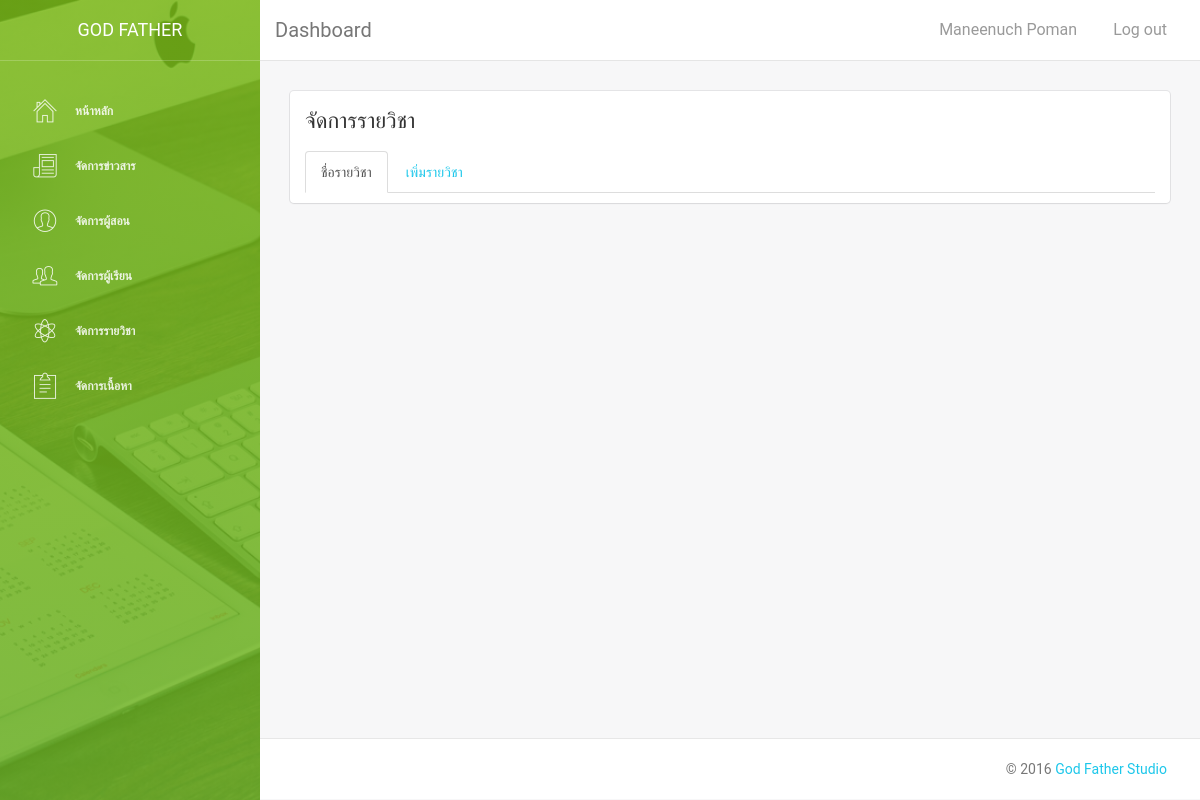
Page /admin/adsubject.php (signed in) on the earlier database version.
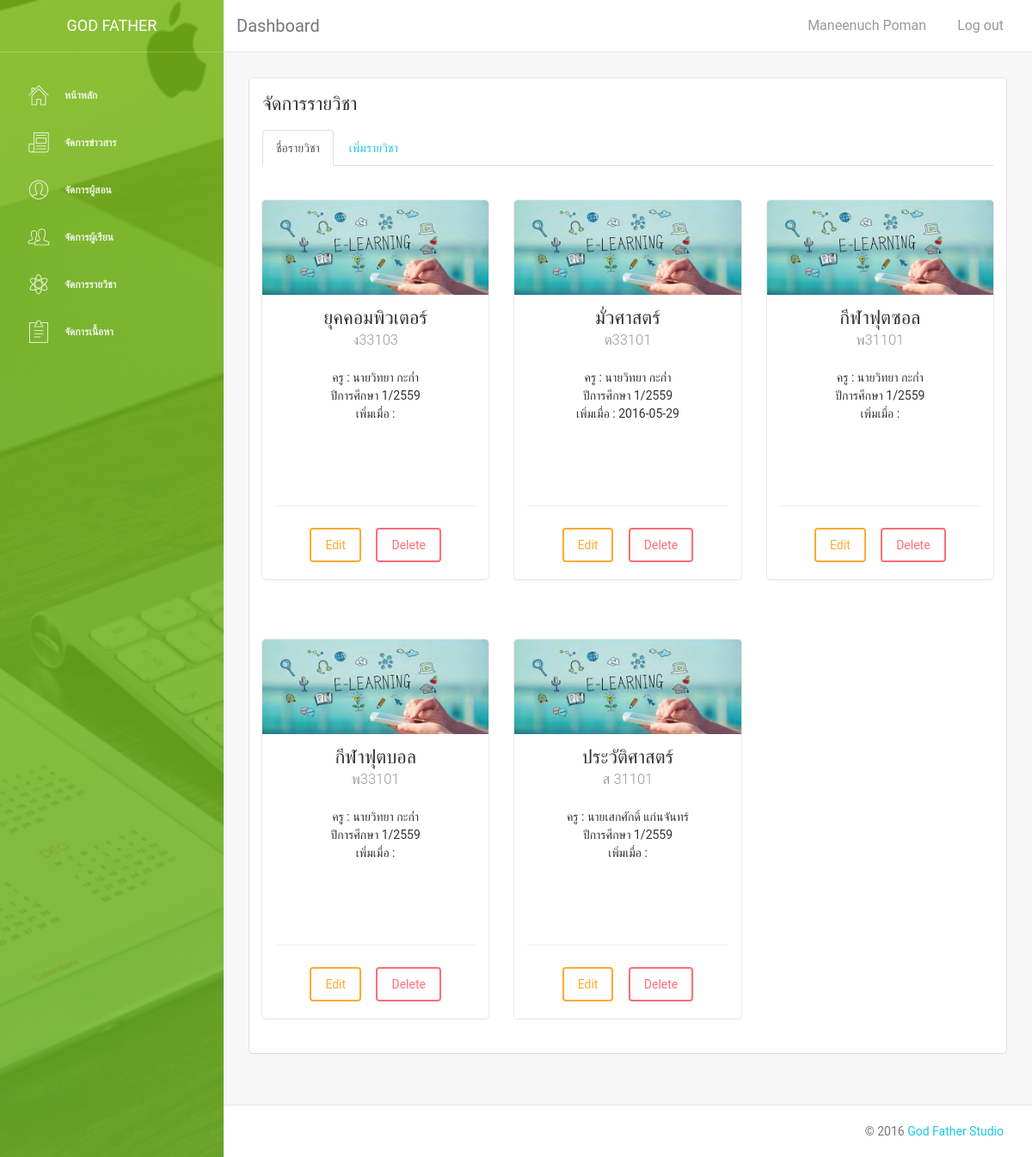
Same page on the later database version.
### tables this page shows
CREATE TABLE `subject` (
  `subid` varchar(8) NOT NULL,
  `subname` varchar(50) NOT NULL,
  `subdetail` text NOT NULL,
  `tname` varchar(50) NOT NULL,
  `subterm` varchar(10) NOT NULL,
  `subdate` varchar(15) NOT NULL
);

### admin/adsubject.php (the view, shortened to what this page needs)
<?php
include("connectdb.php");
?>
    <!doctype html>
    <html lang="en">
    <head>
        <?php
    include("include/head.php");
    ?>
    </head>
    <body>
        <div class="wrapper">
            <?php
    include("include/sidebar.php");
    ?>
                <div class="main-panel">
                    <?php
    include("include/nav.php");
    ?>
                        <div class="content">
                            <div class="container-fluid">
                                <div class="row">
                                    <div class="col-sm-12">
                                        <div class="card">
                                            <div class="header">
                                                <h4 class="title">จัดการรายวิชา</h4>
                                            </div>
                                            <div class="content">
                                                <ul class="nav nav-tabs">
                                                    <li class="active"><a data-toggle="tab" href="#subjectname">ชื่อรายวิชา</a></li>
                                                    <li><a data-toggle="tab" href="#subjectadd">เพิ่มรายวิชา</a></li>
                                                </ul>
                                                <div class="tab-content">
                                                    <div id="subjectname" class="tab-pane fade in active">
                                                        <div class="row">
                <?php
				$mysql = "select * from subject";
				$result = mysqli_query($link,$mysql);
				while($mydata = mysqli_fetch_array($result,MYSQLI_ASSOC))
				{
				?>
                                                                <div class="col-md-4">
                                                                    <br>
                                                                    <br>
                                                                    <div class="card card-user">
                                                                        <div class="image">
                                                                            <img src="assets/img/img%20(11).jpg" alt="">
                                                                        </div>
                                                                        <div class="content">
                                                                            <div class="text-center">
                                                                                <h4 class="title">
                                                                                <?php echo $mydata['subname']?><br>
                                                                                 <small>
                                                                                 <?php echo $mydata['subid']?></small>
                                                                                </h4>
                                                                                <br>
                                                                            </div>
                                                                            <p class="description text-center">
                                                                                ครู :
                                                                                <?php echo $mydata['tname']?>
                                                                                <br>ปีการศึกษา
                                                                                <?php echo $mydata['subterm']?>
                                                                                <br>เพิ่มเมื่อ :
                                                                                <?php echo $mydata['subdate']?>
                                                                            </p>
                                                                        </div>
                                                                        <hr>
                                                                        <div class="text-center">
                                                                            <br>
                                                                            <a href="editsubject.php?subid=<?php echo $mydata['subid'];?>" class="btn btn-large btn-warning"> Edit </a> &nbsp; &nbsp;
                                                                            <a href="managesubject.php?subid=<?php echo $mydata['subid'];?>&button=delete" class="btn btn-danger btn-large"> Delete </a>
                                                                            <br>
                                                                            <br>
                                                                        </div>
                                                                    </div>
                                                                </div>
                                                                <?php
				}
							?>
                                                        </div>
                                                    </div>
                                                </div>
                                            </div>
                                        </div>
                                    </div>
                                </div>
                            </div>
                        </div>
                        <?php
    include("include/foodter.php");
    ?>
                </div>
        </div>
    </body>
    </html>

### admin/include/head.php (shortened to what this page needs)
<link href="assets/css/bootstrap.min.css" rel="stylesheet">
<link href="assets/css/animate.min.css" rel="stylesheet">
<link href="assets/css/light-bootstrap-dashboard.css" rel="stylesheet">
<link href="assets/css/demo.css" rel="stylesheet">
<link href="assets/css/pe-icon-7-stroke.css" rel="stylesheet">

### admin/include/sidebar.php
<div class="sidebar" data-color="green" data-image="assets/img/sidebar-4.jpg">
    <div class="sidebar-wrapper">
        <div class="logo">
            <a class="simple-text">
                    God Father
                </a>
        </div>
        <ul class="nav">
            <li>
                <a href="dashboard.php">
                    <i class="pe-7s-home"></i>
                    <p>หน้าหลัก</p>
                </a>
            </li>
            <li>
                <a href="adnews.php">
                    <i class="pe-7s-news-paper"></i>
                    <p>จัดการข่าวสาร</p>
                </a>
            </li>
            <li>
                <a href="adteacher.php">
                    <i class="pe-7s-user"></i>
                    <p>จัดการผู้สอน</p>
                </a>
            </li>
            <li>
                <a href="adstudent.php">
                    <i class="pe-7s-users"></i>
                    <p>จัดการผู้เรียน</p>
                </a>
            </li>
            <li>
                <a href="adsubject.php">
                    <i class="pe-7s-science"></i>
                    <p>จัดการรายวิชา</p>
                </a>
            </li>
            <li>
                <a href="adcontent.php">
                    <i class="pe-7s-note2"></i>
                    <p>จัดการเนื้อหา</p>
                </a>
            </li>
        </ul>
    </div>
</div>

### admin/include/nav.php (shortened to what this page needs)
<nav class="navbar navbar-default navbar-fixed">
    <div class="container-fluid">
        <div class="navbar-header">
            <a class="navbar-brand" href="#">Dashboard</a>
        </div>
        <div class="collapse navbar-collapse">
            <ul class="nav navbar-nav navbar-right">
                <li>
                    <a>
                        <?php echo $_SESSION['tname']; ?>
                    </a>
                </li>
                <li>
                    <a href="logout.php">
                        Log out
                    </a>
                </li>
            </ul>
        </div>
    </div>
</nav>

### admin/include/foodter.php (shortened to what this page needs)
<footer class="footer">
    <div class="container-fluid">
        <nav class="pull-left">
            <ul>
                <li>
                </li>
            </ul>
        </nav>
        <p class="copyright pull-right">
            &copy; 2016 <a href="#">God Father Studio</a>
        </p>
    </div>
</footer>

Differences in the rows shown:
added subject: subname "ยุคคอมพิวเตอร์", subid "ง33103", tname "นายวิทยา กะก่ำ", subterm "1/2559"
added subject: subname "มั่วศาสตร์", subid "ต33101", tname "นายวิทยา กะก่ำ", subterm "1/2559", subdate "2016-05-29"
added subject: subname "กีฬาฟุตซอล", subid "พ31101", tname "นายวิทยา กะก่ำ", subterm "1/2559"
added subject: subname "กีฬาฟุตบอล", subid "พ33101", tname "นายวิทยา กะก่ำ", subterm "1/2559"
added subject: subname "ประวัติศาสตร์", subid "ส 31101", tname "นายเสกศักดิ์ แก่นจันทร์", subterm "1/2559"
